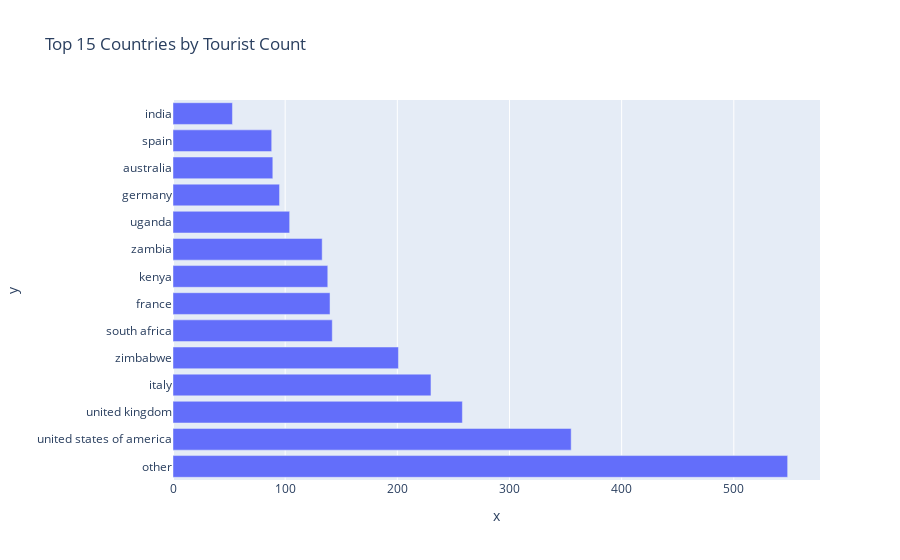
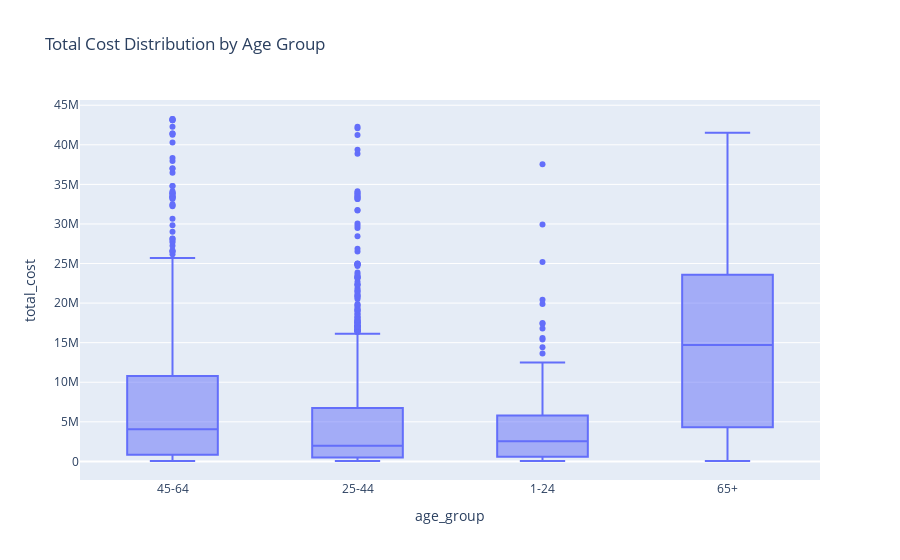
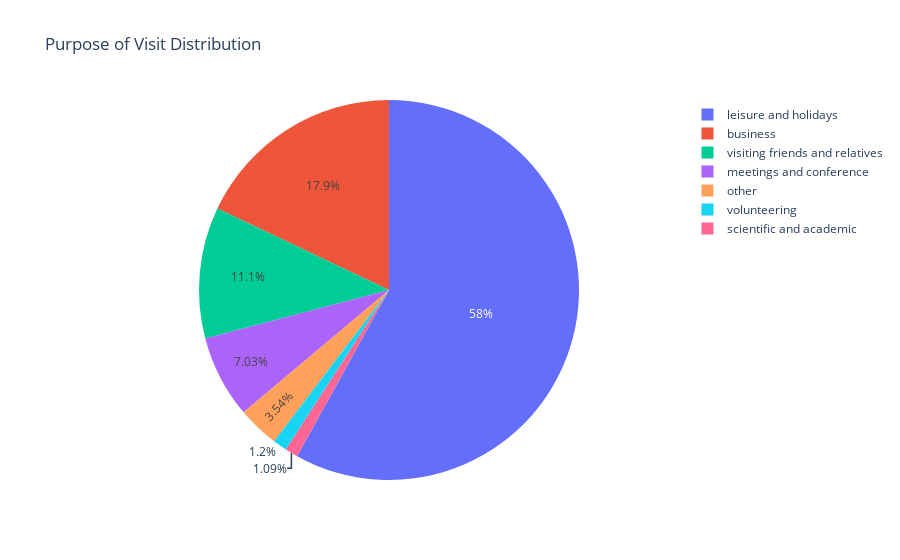

Notebook code cell kept with these figures, in order:
### Code cell
def clean_tourism_data(df):
    df_clean = df.copy()
    print("=== Initial Data Info ===")
    print(f"Shape before cleaning: {df_clean.shape}")
    print(f"Missing values:\n{df_clean.isnull().sum()}")
    
    if 'total_cost' in df_clean.columns:
        initial_rows = len(df_clean)
        df_clean = df_clean.dropna(subset=['total_cost'])
        print(f"Removed {initial_rows - len(df_clean)} rows with missing total_cost")
    
    categorical_cols = df_clean.select_dtypes(include=['object']).columns
    for col in categorical_cols:
        if df_clean[col].isnull().sum() > 0:
            mode_value = df_clean[col].mode().iloc[0] if len(df_clean[col].mode()) > 0 else 'Unknown'
            df_clean[col].fillna(mode_value, inplace=True)
            print(f"Filled missing values in {col} with mode: {mode_value}")
    
    numerical_cols = df_clean.select_dtypes(include=[np.number]).columns
    for col in numerical_cols:
        if df_clean[col].isnull().sum() > 0:
            median_value = df_clean[col].median()
            df_clean[col].fillna(median_value, inplace=True)
            print(f"Filled missing values in {col} with median: {median_value}")
    
    initial_rows = len(df_clean)
    df_clean = df_clean.drop_duplicates()
    print(f"Removed {initial_rows - len(df_clean)} duplicate rows")
    print(f"\nShape after cleaning: {df_clean.shape}")
    return df_clean

def standardize_tourism_data(df):
    df_std = df.copy()
    text_columns = ['country', 'travel_with', 'purpose', 'main_activity', 
                   'infor_source', 'tour_arrangment', 'payment_mode', 'most_impressing']
    for col in text_columns:
        if col in df_std.columns:
            df_std[col] = df_std[col].astype(str).str.strip().str.lower()
    return df_std

def handle_outliers(df, method='iqr', columns=None):
    """Remove outliers using IQR or Z-score method"""
    df_clean = df.copy()
    
    if columns is None:
        columns = df_clean.select_dtypes(include=[np.number]).columns
        if 'total_cost' in columns:
            columns = [col for col in columns if col != 'total_cost']
    
    initial_rows = len(df_clean)
    
    for col in columns:
        if col in df_clean.columns:
            if method == 'iqr':
                Q1 = df_clean[col].quantile(0.25)
                Q3 = df_clean[col].quantile(0.75)
                IQR = Q3 - Q1
                lower_bound = Q1 - 1.5 * IQR
                upper_bound = Q3 + 1.5 * IQR
                outliers = (df_clean[col] < lower_bound) | (df_clean[col] > upper_bound)
            elif method == 'zscore':
                z_scores = np.abs((df_clean[col] - df_clean[col].mean()) / df_clean[col].std())
                outliers = z_scores > 3
            
            df_clean = df_clean[~outliers]
    
    print(f"Removed {initial_rows - len(df_clean)} outlier rows using {method} method")
    return df_clean

def handle_target_outliers(df, target_col='total_cost', percentile_threshold=0.95):
    """Remove extreme outliers from target variable"""
    if target_col not in df.columns:
        return df
    
    threshold = df[target_col].quantile(percentile_threshold)
    initial_rows = len(df)
    df_clean = df[df[target_col] <= threshold].copy()
    
    print(f"Removed {initial_rows - len(df_clean)} extreme cost outliers above ${threshold:,.2f}")
    return df_clean

def plot_missing_values(df, title="Missing Values Analysis"):
    missing_data = df.isnull().sum()
    missing_percent = (missing_data / len(df)) * 100
    fig, (ax1, ax2) = plt.subplots(1, 2, figsize=(15, 6))
    missing_data[missing_data > 0].plot(kind='bar', ax=ax1)
    ax1.set_title('Missing Values Count')
    ax1.set_ylabel('Count')
    ax1.tick_params(axis='x', rotation=45)
    missing_percent[missing_percent > 0].plot(kind='bar', ax=ax2, color='orange')
    ax2.set_title('Missing Values Percentage')
    ax2.set_ylabel('Percentage (%)')
    ax2.tick_params(axis='x', rotation=45)
    plt.suptitle(title)
    plt.tight_layout()
    plt.show()

def plot_categorical_distribution(df, columns, max_categories=10):
    categorical_cols = [col for col in columns if col in df.columns]
    if not categorical_cols:
        print("No categorical columns found")
        return
    n_cols = min(3, len(categorical_cols))
    n_rows = (len(categorical_cols) + n_cols - 1) // n_cols
    fig, axes = plt.subplots(n_rows, n_cols, figsize=(15, 5*n_rows))
    if n_rows == 1 and n_cols == 1:
        axes = [axes]
    elif n_rows == 1:
        axes = axes
    else:
        axes = axes.flatten()
    for i, col in enumerate(categorical_cols):
        if i < len(axes):
            value_counts = df[col].value_counts().head(max_categories)
            value_counts.plot(kind='bar', ax=axes[i])
            axes[i].set_title(f'Distribution of {col}')
            axes[i].tick_params(axis='x', rotation=45)
    for i in range(len(categorical_cols), len(axes)):
        axes[i].set_visible(False)
    plt.tight_layout()
    plt.show()

def plot_numerical_distribution(df, columns):
    numerical_cols = [col for col in columns if col in df.columns and df[col].dtype in ['int64', 'float64']]
    if not numerical_cols:
        print("No numerical columns found")
        return
    n_cols = min(3, len(numerical_cols))
    n_rows = (len(numerical_cols) + n_cols - 1) // n_cols
    fig, axes = plt.subplots(n_rows, n_cols, figsize=(15, 5*n_rows))
    if n_rows == 1 and n_cols == 1:
        axes = [axes]
    elif n_rows == 1:
        axes = axes
    else:
        axes = axes.flatten()
    for i, col in enumerate(numerical_cols):
        if i < len(axes):
            df[col].hist(bins=30, ax=axes[i])
            axes[i].set_title(f'Distribution of {col}')
            axes[i].set_xlabel(col)
            axes[i].set_ylabel('Frequency')
    for i in range(len(numerical_cols), len(axes)):
        axes[i].set_visible(False)
    plt.tight_layout()
    plt.show()

def create_interactive_plots(df):
    if 'country' in df.columns:
        country_counts = df['country'].value_counts().head(15)
        fig1 = px.bar(x=country_counts.values, y=country_counts.index, 
                     orientation='h', title='Top 15 Countries by Tourist Count')
        fig1.show()
    if 'age_group' in df.columns and 'total_cost' in df.columns:
        fig2 = px.box(df, x='age_group', y='total_cost', 
                     title='Total Cost Distribution by Age Group')
        fig2.show()
    if 'purpose' in df.columns:
        purpose_counts = df['purpose'].value_counts()
        fig3 = px.pie(values=purpose_counts.values, names=purpose_counts.index,
                     title='Purpose of Visit Distribution')
        fig3.show()

def correlation_analysis(df):
    numerical_cols = df.select_dtypes(include=[np.number]).columns
    if len(numerical_cols) > 1:
        correlation_matrix = df[numerical_cols].corr()
        plt.figure(figsize=(12, 8))
        sns.heatmap(correlation_matrix, annot=True, cmap='coolwarm', center=0)
        plt.title('Correlation Matrix of Numerical Variables')
        plt.tight_layout()
        plt.show()
        return correlation_matrix
    else:
        print("Not enough numerical columns for correlation analysis")
        return None

def analyze_class_distribution(df, class_col='country', max_categories=15):
    """Print and plot the distribution of the target class (e.g., country)"""
    if class_col in df.columns:
        value_counts = df[class_col].value_counts().head(max_categories)
        print(f"Class distribution for '{class_col}':")
        print(value_counts)
        plt.figure(figsize=(10, 5))
        value_counts.plot(kind='bar')
        plt.title(f"Top {max_categories} {class_col} Distribution")
        plt.xlabel(class_col)
        plt.ylabel("Count")
        plt.xticks(rotation=45)
        plt.tight_layout()
        plt.show()
    else:
        print(f"Column '{class_col}' not found in DataFrame.")

def handle_class_imbalance(df, method='country_grouping', class_col='country', min_count=50):
    """
    Handle class imbalance by grouping rare classes into 'other'.
    method: 'country_grouping' groups rare countries into 'other'.
    min_count: minimum count to keep a country as its own class.
    """
    df_balanced = df.copy()
    if method == 'country_grouping' and class_col in df_balanced.columns:
        value_counts = df_balanced[class_col].value_counts()
        rare_classes = value_counts[value_counts < min_count].index
        df_balanced[class_col] = df_balanced[class_col].apply(lambda x: 'other' if x in rare_classes else x)
        print(f"Grouped {len(rare_classes)} rare {class_col} values into 'other'.")
    else:
        print("No class imbalance handling applied.")
    return df_balanced

def run_complete_analysis():
    print("Starting Tourism Data Analysis...")
    train_df, test_df, sample_submission = load_tourism_data()
    if train_df is not None:
        print("\n" + "="*50)
        print("EXPLORING TRAINING DATA")
        print("="*50)
        train_summary = explore_dataset(train_df, "Training Data")
        plot_missing_values(train_df, "Training Data - Missing Values")
        
        print("\n" + "="*50)
        print("CLEANING DATA")
        print("="*50)
        train_clean = clean_tourism_data(train_df)
        train_clean = standardize_tourism_data(train_clean)
        
        print("\n" + "="*50)
        print("HANDLING OUTLIERS")
        print("="*50)
        # Remove outliers from features
        train_clean = handle_outliers(train_clean, method='iqr')
        # Remove extreme cost outliers
        train_clean = handle_target_outliers(train_clean, target_col='total_cost', percentile_threshold=0.98)
        
        print("\n" + "="*50)
        print("CLASS IMBALANCE ANALYSIS")
        print("="*50)
        analyze_class_distribution(train_clean)
        train_clean = handle_class_imbalance(train_clean, method='country_grouping')
        
        print("\n" + "="*50)
        print("DATA VISUALIZATION")
        print("="*50)
        print("train clean data " , train_clean)
        categorical_columns = ['country', 'age_group', 'purpose', 'main_activity', 'travel_with']
        plot_categorical_distribution(train_clean, categorical_columns)
        numerical_columns = ['total_female', 'total_male', 'night_mainland', 'night_zanzibar', 'total_cost']
        plot_numerical_distribution(train_clean, numerical_columns)
        print("Creating interactive plots...")
        create_interactive_plots(train_clean)
        
        print("\n" + "="*50)
        print("CORRELATION ANALYSIS")
        print("="*50)
        correlation_matrix = correlation_analysis(train_clean)
        print("\nAnalysis Complete!")
        return train_clean, test_df, sample_submission
    else:
        print("Could not load data files. Please check file paths.")
        return None, None, None

train_clean, test_df, sample_submission = run_complete_analysis()

### Figure 1 — Plotly figure (JSON) as saved in the notebook; plotly's stock layout.template omitted (floating-point values rounded to 4 significant figures)
{"data": [{"hovertemplate": "x=%{x}<br>y=%{y}<extra></extra>", "legendgroup": "", "marker": {"color": "#636efa", "pattern": {"shape": ""}}, "name": "", "orientation": "h", "showlegend": false, "textposition": "auto", "type": "bar", "x": [548, 355, 258, 230, 201, 142, 140, 138, 133, 104, 95, 89, 88, 53], "xaxis": "x", "y": ["other", "united states of america", "united kingdom", "italy", "zimbabwe", "south africa", "france", "kenya", "zambia", "uganda", "germany", "australia", "spain", "india"], "yaxis": "y"}], "layout": {"barmode": "relative", "legend": {"tracegroupgap": 0}, "title": {"text": "Top 15 Countries by Tourist Count"}, "xaxis": {"anchor": "y", "domain": [0, 1], "title": {"text": "x"}}, "yaxis": {"anchor": "x", "domain": [0, 1], "title": {"text": "y"}}}}

### Figure 2 — Plotly figure (JSON) as saved in the notebook; plotly's stock layout.template omitted (floating-point values rounded to 4 significant figures; data arrays with more than 128 entries replaced by an {"elided": "..."} marker saying what was removed)
{"data": [{"alignmentgroup": "True", "hovertemplate": "age_group=%{x}<br>total_cost=%{y}<extra></extra>", "legendgroup": "", "marker": {"color": "#636efa"}, "name": "", "notched": false, "offsetgroup": "", "orientation": "v", "showlegend": false, "type": "box", "x": {"elided": "2574 str values"}, "x0": " ", "xaxis": "x", "y": {"elided": "2574 float values"}, "y0": " ", "yaxis": "y"}], "layout": {"boxmode": "group", "legend": {"tracegroupgap": 0}, "title": {"text": "Total Cost Distribution by Age Group"}, "xaxis": {"anchor": "y", "domain": [0, 1], "title": {"text": "age_group"}}, "yaxis": {"anchor": "x", "domain": [0, 1], "title": {"text": "total_cost"}}}}

### Figure 3 — Plotly figure (JSON) as saved in the notebook; plotly's stock layout.template omitted (floating-point values rounded to 4 significant figures)
{"data": [{"domain": {"x": [0, 1], "y": [0, 1]}, "hovertemplate": "label=%{label}<br>value=%{value}<extra></extra>", "labels": ["leisure and holidays", "business", "visiting friends and relatives", "meetings and conference", "other", "volunteering", "scientific and academic"], "legendgroup": "", "name": "", "showlegend": true, "type": "pie", "values": [1494, 462, 287, 181, 91, 31, 28]}], "layout": {"legend": {"tracegroupgap": 0}, "title": {"text": "Purpose of Visit Distribution"}}}
